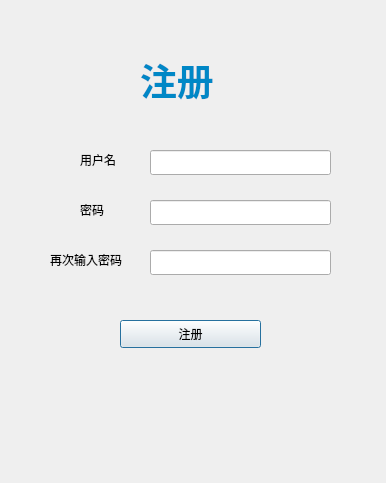
<?xml version="1.0" encoding="UTF-8"?>
<ui version="4.0">
 <class>signup</class>
 <widget class="QDialog" name="signup">
  <property name="geometry">
   <rect>
    <x>0</x>
    <y>0</y>
    <width>386</width>
    <height>483</height>
   </rect>
  </property>
  <property name="windowTitle">
   <string>Dialog</string>
  </property>
  <widget class="QLabel" name="label">
   <property name="geometry">
    <rect>
     <x>140</x>
     <y>40</y>
     <width>151</width>
     <height>81</height>
    </rect>
   </property>
   <property name="text">
    <string>&lt;html&gt;&lt;head/&gt;&lt;body&gt;&lt;p&gt;&lt;span style=&quot; font-size:28pt; font-weight:700; color:#0087c6;&quot;&gt;注册&lt;/span&gt;&lt;/p&gt;&lt;/body&gt;&lt;/html&gt;</string>
   </property>
  </widget>
  <widget class="QLabel" name="label_2">
   <property name="geometry">
    <rect>
     <x>80</x>
     <y>150</y>
     <width>69</width>
     <height>19</height>
    </rect>
   </property>
   <property name="text">
    <string>用户名</string>
   </property>
  </widget>
  <widget class="QLabel" name="label_3">
   <property name="geometry">
    <rect>
     <x>80</x>
     <y>200</y>
     <width>69</width>
     <height>19</height>
    </rect>
   </property>
   <property name="text">
    <string>密码</string>
   </property>
  </widget>
  <widget class="QLineEdit" name="lineEdit">
   <property name="geometry">
    <rect>
     <x>150</x>
     <y>150</y>
     <width>181</width>
     <height>25</height>
    </rect>
   </property>
  </widget>
  <widget class="QLineEdit" name="lineEdit_2">
   <property name="geometry">
    <rect>
     <x>150</x>
     <y>200</y>
     <width>181</width>
     <height>25</height>
    </rect>
   </property>
  </widget>
  <widget class="QPushButton" name="pushButton">
   <property name="geometry">
    <rect>
     <x>120</x>
     <y>320</y>
     <width>141</width>
     <height>28</height>
    </rect>
   </property>
   <property name="text">
    <string>注册</string>
   </property>
  </widget>
  <widget class="QLineEdit" name="lineEdit_3">
   <property name="geometry">
    <rect>
     <x>150</x>
     <y>250</y>
     <width>181</width>
     <height>25</height>
    </rect>
   </property>
  </widget>
  <widget class="QLabel" name="label_4">
   <property name="geometry">
    <rect>
     <x>50</x>
     <y>250</y>
     <width>91</width>
     <height>20</height>
    </rect>
   </property>
   <property name="text">
    <string>再次输入密码</string>
   </property>
  </widget>
 </widget>
 <resources/>
 <connections/>
</ui>
